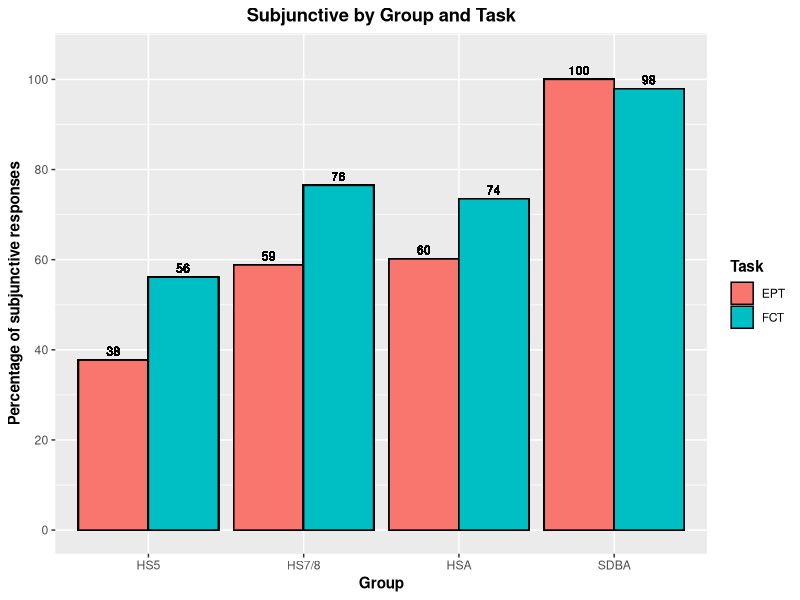

The R source for this figure:
library(tidyverse)


# Load data
## EPT
SDB_EPT <- read_csv("./CSV Files/SDB/SDB Subjunctive EPT.csv") %>%
  filter(Property == "Intensional subjunctive") %>%
  mutate(Group = "SDBA")

HSA_EPT <- read_csv("./CSV Files/Adult HS/Adult HS Subjunctive EPT.csv") %>%
  filter(Property == "Intensional subjunctive") %>% 
  mutate(Group = "HSA")

DLI78_EPT <- read_csv("./CSV Files/DLI-78/DLI-78 Subjunctive EPT.csv") %>%
  filter(Property == "Intensional subjunctive") %>% 
  mutate(Group = "HS7/8")

MLS78_EPT <- read_csv("./CSV Files/MLS-78/MLS-78 Subjunctive EPT.csv") %>%
  filter(Property == "Intensional subjunctive") %>% 
  mutate(Group = "HS7/8")

DLI5_EPT <- read_csv("./CSV Files/DLI-5/DLI-5 Subjunctive EPT.csv")  %>%
  filter(Property == "Intensional subjunctive") %>% 
  mutate(Group = "HS5")

MLS5_EPT <- read_csv("./CSV Files/MLS-5/MLS-5 Subjunctive EPT.csv") %>%
  filter(Property == "Intensional subjunctive") %>% 
  mutate(Group = "HS5") 


## FCT
SDB_FCT <- read_csv("./CSV Files/SDB/SDB Subjunctive FCT.csv") %>%
  filter(Property == "Intensional subjunctive") %>%
  mutate(Group = "SDBA")

HSA_FCT <- read_csv("./CSV Files/Adult HS/Adult HS Subjunctive FCT.csv") %>%
  filter(Property == "Intensional subjunctive") %>% 
  mutate(Group = "HSA")

DLI78_FCT <- read_csv("./CSV Files/DLI-78/DLI-78 Subjunctive FCT.csv") %>%
  filter(Property == "Intensional subjunctive") %>% 
  mutate(Group = "HS7/8")

MLS78_FCT <- read_csv("./CSV Files/MLS-78/MLS-78 Subjunctive FCT.csv") %>%
  filter(Property == "Intensional subjunctive") %>% 
  mutate(Group = "HS7/8")

DLI5_FCT <- read_csv("./CSV Files/DLI-5/DLI-5 Subjunctive FCT.csv")  %>%
  filter(Property == "Intensional subjunctive") %>% 
  mutate(Group = "HS5")

MLS5_FCT <- read_csv("./CSV Files/MLS-5/MLS-5 Subjunctive FCT.csv") %>%
  filter(Property == "Intensional subjunctive") %>% 
  mutate(Group = "HS5") 


## Join age group datasets
HS78_EPT <- rbind(DLI78_EPT, MLS78_EPT)
HS78_FCT <- rbind(DLI78_FCT, MLS78_FCT)

HS5_EPT <- rbind(DLI5_EPT, MLS5_EPT)
HS5_FCT <- rbind(DLI5_FCT, MLS5_FCT)


# Generate averages
SDB_EPT_Structure <- aggregate(SDB_EPT$Mood_Use, list(SDB_EPT$Structure), FUN = mean, na.rm = TRUE)
SDB_EPT_Structure <- SDB_EPT_Structure %>% rename(Structure_Avg = x)
SDB_EPT_Structure <- left_join(SDB_EPT, SDB_EPT_Structure, by = c("Structure" = "Group.1")) %>%  
  mutate(Structure_Percentage = Structure_Avg * 100)

SDB_FCT_Structure <- aggregate(SDB_FCT$Mood_Use, list(SDB_FCT$Structure), FUN = mean, na.rm = TRUE)
SDB_FCT_Structure <- SDB_FCT_Structure %>% rename(Structure_Avg = x)
SDB_FCT_Structure <- left_join(SDB_FCT, SDB_FCT_Structure, by = c("Structure" = "Group.1")) %>%  
  mutate(Structure_Percentage = Structure_Avg * 100)

HSA_EPT_Structure <- aggregate(HSA_EPT$Mood_Use, list(HSA_EPT$Structure), FUN = mean, na.rm = TRUE)
HSA_EPT_Structure <- HSA_EPT_Structure %>% rename(Structure_Avg = x)
HSA_EPT_Structure <- left_join(HSA_EPT, HSA_EPT_Structure, by = c("Structure" = "Group.1")) %>%  
  mutate(Structure_Percentage = Structure_Avg * 100)

HSA_FCT_Structure <- aggregate(HSA_FCT$Mood_Use, list(HSA_FCT$Structure), FUN = mean, na.rm = TRUE)
HSA_FCT_Structure <- HSA_FCT_Structure %>% rename(Structure_Avg = x)
HSA_FCT_Structure <- left_join(HSA_FCT, HSA_FCT_Structure, by = c("Structure" = "Group.1")) %>%  
  mutate(Structure_Percentage = Structure_Avg * 100)

HS78_EPT_Structure <- aggregate(HS78_EPT$Mood_Use, list(HS78_EPT$Structure), FUN = mean, na.rm = TRUE)
HS78_EPT_Structure <- HS78_EPT_Structure %>% rename(Structure_Avg = x)
HS78_EPT_Structure <- left_join(HS78_EPT, HS78_EPT_Structure, by = c("Structure" = "Group.1")) %>%  
  mutate(Structure_Percentage = Structure_Avg * 100)

HS78_FCT_Structure <- aggregate(HS78_FCT$Mood_Use, list(HS78_FCT$Structure), FUN = mean, na.rm = TRUE)
HS78_FCT_Structure <- HS78_FCT_Structure %>% rename(Structure_Avg = x)
HS78_FCT_Structure <- left_join(HS78_FCT, HS78_FCT_Structure, by = c("Structure" = "Group.1")) %>%  
  mutate(Structure_Percentage = Structure_Avg * 100)

HS5_EPT_Structure <- aggregate(HS5_EPT$Mood_Use, list(HS5_EPT$Structure), FUN = mean, na.rm = TRUE)
HS5_EPT_Structure <- HS5_EPT_Structure %>% rename(Structure_Avg = x)
HS5_EPT_Structure <- left_join(HS5_EPT, HS5_EPT_Structure, by = c("Structure" = "Group.1")) %>%  
  mutate(Structure_Percentage = Structure_Avg * 100)

HS5_FCT_Structure <- aggregate(HS5_FCT$Mood_Use, list(HS5_FCT$Structure), FUN = mean, na.rm = TRUE)
HS5_FCT_Structure <- HS5_FCT_Structure %>% rename(Structure_Avg = x)
HS5_FCT_Structure <- left_join(HS5_FCT, HS5_FCT_Structure, by = c("Structure" = "Group.1")) %>%  
  mutate(Structure_Percentage = Structure_Avg * 100)


# Join aggregate dataset
EPT <- rbind(SDB_EPT_Structure, HSA_EPT_Structure, HS78_EPT_Structure, HS5_EPT_Structure)
FCT <- rbind(SDB_FCT_Structure, HSA_FCT_Structure, HS78_FCT_Structure, HS5_FCT_Structure)

Aggregate <- rbind(EPT, FCT)
Aggregate$Group <- factor(Aggregate$Group, levels = c("HS5", "HS7/8", "HSA", "SDBA"))


# Generate bar graph
Aggregate %>% 
  ggplot(aes(x = Group, y = Structure_Percentage, fill = Task)) + 
  geom_bar(position = "dodge", color = "black", stat = "identity") +
  scale_y_continuous(breaks = seq (0, 100, 20),
                     limits = c(0, 105)) +
  geom_text(aes(label = round(Structure_Percentage)),
            position = position_dodge(width = .9),
            vjust = -0.5,
            size = 3) +
  labs(x = "Group", y = "Percentage of subjunctive responses", fill = "Task", title = "Subjunctive by Group and Task") +
  theme(axis.title = element_text(face = "bold"),
        plot.title = element_text(hjust = 0.5, face = "bold"),
        legend.title = element_text(face = "bold"))
